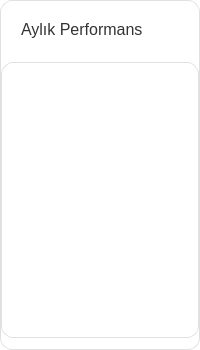
                 <widget class="QFrame" name="frame_27">
                  <property name="sizePolicy">
                   <sizepolicy hsizetype="Expanding" vsizetype="Expanding">
                    <horstretch>0</horstretch>
                    <verstretch>0</verstretch>
                   </sizepolicy>
                  </property>
                  <property name="minimumSize">
                   <size>
                    <width>0</width>
                    <height>350</height>
                   </size>
                  </property>
                  <property name="maximumSize">
                   <size>
                    <width>16777215</width>
                    <height>350</height>
                   </size>
                  </property>
                  <property name="styleSheet">
                   <string notr="true">background-color: #FFFFFF;
    border: 1px solid #E0E0E0;
    border-radius: 12px;</string>
                  </property>
                  <property name="frameShape">
                   <enum>QFrame::Shape::StyledPanel</enum>
                  </property>
                  <property name="frameShadow">
                   <enum>QFrame::Shadow::Raised</enum>
                  </property>
                  <layout class="QVBoxLayout" name="verticalLayout_25">
                   <property name="leftMargin">
                    <number>0</number>
                   </property>
                   <property name="topMargin">
                    <number>5</number>
                   </property>
                   <property name="rightMargin">
                    <number>0</number>
                   </property>
                   <item>
                    <widget class="QFrame" name="frame_28">
                     <property name="minimumSize">
                      <size>
                       <width>0</width>
                       <height>50</height>
                      </size>
                     </property>
                     <property name="styleSheet">
                      <string notr="true">border:transparent</string>
                     </property>
                     <property name="frameShape">
                      <enum>QFrame::Shape::StyledPanel</enum>
                     </property>
                     <property name="frameShadow">
                      <enum>QFrame::Shadow::Raised</enum>
                     </property>
                     <widget class="QLabel" name="label_54">
                      <property name="geometry">
                       <rect>
                        <x>20</x>
                        <y>8</y>
                        <width>171</width>
                        <height>31</height>
                       </rect>
                      </property>
                      <property name="styleSheet">
                       <string notr="true">font-size: 16px;
  border:tranparent;
    color: #333333;</string>
                      </property>
                      <property name="text">
                       <string>Aylık Performans</string>
                      </property>
                     </widget>
                     <widget class="QPushButton" name="pushButton_7">
                      <property name="geometry">
                       <rect>
                        <x>660</x>
                        <y>10</y>
                        <width>61</width>
                        <height>26</height>
                       </rect>
                      </property>
                      <property name="styleSheet">
                       <string notr="true">/* Butonların durduğu gri kapsül */
QPushButton{
    background-color: #F3F4F6;  /* Açık gri zemin */
    border-radius: 8px;
color: #666666;
    padding: 2px;
}




/* Seçili Olan Buton (Örn: Aylık) */
 QPushButton:checked {
    background-color: rgb(160, 195, 255); /* O güzel Mor renk */
    color: rgb(77, 39, 116);            /* Beyaz yazı */

}</string>
                      </property>
                      <property name="text">
                       <string>Aylık</string>
                      </property>
                      <property name="checkable">
                       <bool>true</bool>
                      </property>
                      <property name="checked">
                       <bool>true</bool>
                      </property>
                     </widget>
                     <widget class="QPushButton" name="pushButton_8">
                      <property name="geometry">
                       <rect>
                        <x>730</x>
                        <y>10</y>
                        <width>61</width>
                        <height>26</height>
                       </rect>
                      </property>
                      <property name="styleSheet">
                       <string notr="true">/* Butonların durduğu gri kapsül */
QPushButton{
    background-color: #F3F4F6;  /* Açık gri zemin */
    border-radius: 8px;
color: #666666;
    padding: 2px;
}



/* Seçili Olan Buton (Örn: Aylık) */
 QPushButton:checked {
    background-color: rgb(170, 170, 255); /* O güzel Mor renk */
    color: #FFFFFF;            /* Beyaz yazı */
    font-weight: bold;
}</string>
                      </property>
                      <property name="text">
                       <string>Yıllık</string>
                      </property>
                      <property name="checkable">
                       <bool>true</bool>
                      </property>
                     </widget>
                     <widget class="QPushButton" name="pushButton_9">
                      <property name="geometry">
                       <rect>
                        <x>590</x>
                        <y>10</y>
                        <width>61</width>
                        <height>26</height>
                       </rect>
                      </property>
                      <property name="styleSheet">
                       <string notr="true">
/* Seçili Olan Buton (Örn: Aylık) */
 QPushButton:checked {
    background-color: rgb(170, 170, 255); /* O güzel Mor renk */
    color: #FFFFFF;            /* Beyaz yazı */
    font-weight: bold;
}
/* Butonların durduğu gri kapsül */
QPushButton{
    background-color: #F3F4F6;  /* Açık gri zemin */
    border-radius: 8px;
color: #666666;
    padding: 2px;
}


</string>
                      </property>
                      <property name="text">
                       <string>Haftalık</string>
                      </property>
                      <property name="checkable">
                       <bool>true</bool>
                      </property>
                     </widget>
                    </widget>
                   </item>
                   <item>
                    <widget class="QFrame" name="PerListContainer">
                     <property name="sizePolicy">
                      <sizepolicy hsizetype="Expanding" vsizetype="Expanding">
                       <horstretch>0</horstretch>
                       <verstretch>0</verstretch>
                      </sizepolicy>
                     </property>
                     <property name="styleSheet">
                      <string notr="true">border:tranparent;
QProgressBar {
    background-color: #F3F4F6;   /* Çubuğun boş kısmı (Gri) */
    border: none;
    border-radius: 6px;          /* Tam oval kenarlar */
    min-height: 8px;             /* İnce ve zarif */
    max-height: 8px;
    text-align: center;          /* Yazıyı gizlemek için */
}

/* Dolu Kısım (Mor) */
QProgressBar::chunk {
    background-color: #8B5CF6;   /* Parlak Mor (Violet) */
    border-radius: 6px;
}</string>
                     </property>
                     <property name="frameShape">
                      <enum>QFrame::Shape::StyledPanel</enum>
                     </property>
                     <property name="frameShadow">
                      <enum>QFrame::Shadow::Raised</enum>
                     </property>
                     <layout class="QVBoxLayout" name="verticalLayout_27"/>
                    </widget>
                   </item>
                  </layout>
                 </widget>
